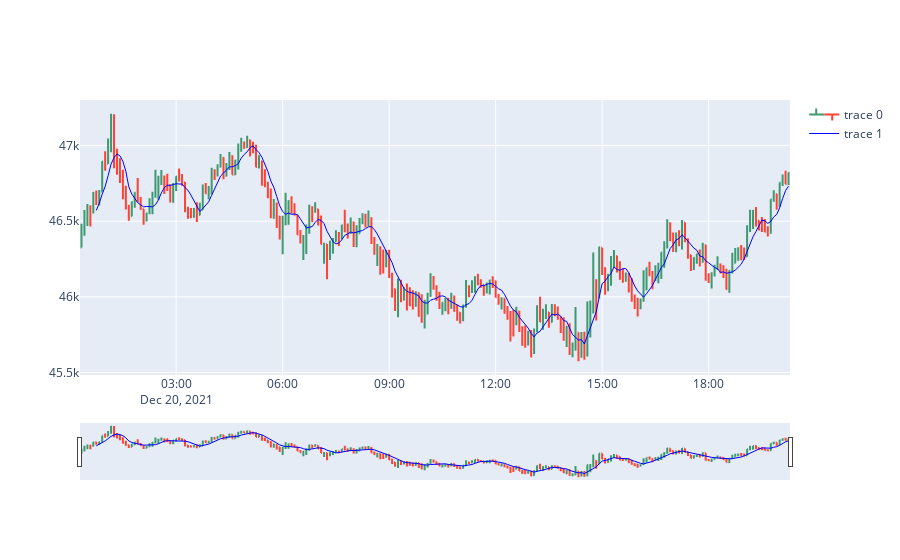

Notebook code for this chart:
### Code cell
btc_usd_sma.visualizePercentiles()
btc_usd_sma.visualizeSignals()
btc_usd_sma.plotCandles()

### Figure 1 — Plotly figure (JSON) as saved in the notebook; plotly's stock layout.template omitted (floating-point values rounded to 4 significant figures; data arrays with more than 128 entries replaced by an {"elided": "..."} marker saying what was removed)
{"data": [{"close": {"elided": "240 float values"}, "high": {"elided": "240 float values"}, "low": {"elided": "240 float values"}, "open": {"elided": "240 float values"}, "type": "ohlc", "x": {"elided": "240 str values"}}, {"line": {"color": "blue", "width": 1}, "type": "scatter", "x": {"elided": "240 str values"}, "y": {"elided": "240 float values"}}], "layout": {}}
